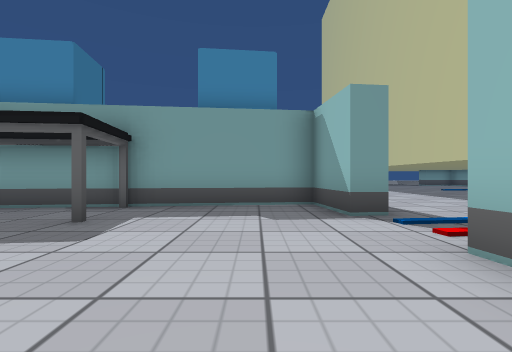
[1] (above)

23 first-person views from a walk through a scene from a Unity 3-D project. The camera is 0.59 m above the floor, looks level and sees 85° across. The floor is counted in squares, 1 m on a side. Each view is taken from the middle of a square. On the plan, view 1 faces up. The plan holds only what a view shows up to about 9 squares ahead; the rest is blank. The place goes on beyond the plan. The player character is not drawn. Door leaves are left out, so doorways stand open. Some surface patterns are stand-ins.

[2]
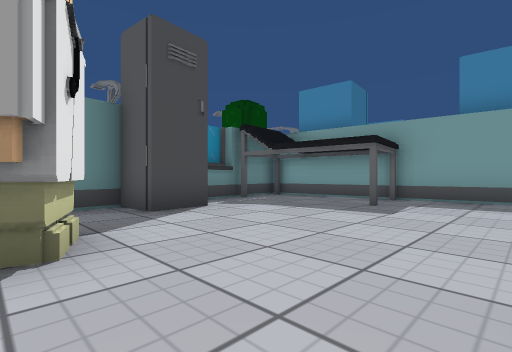

[3]
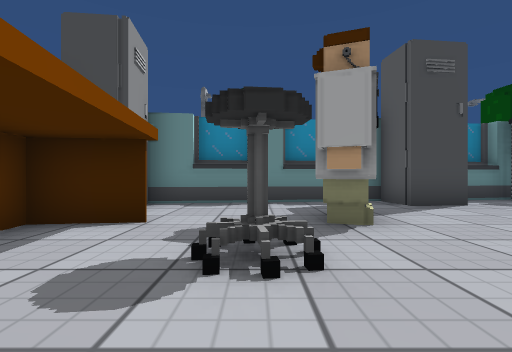

[4]
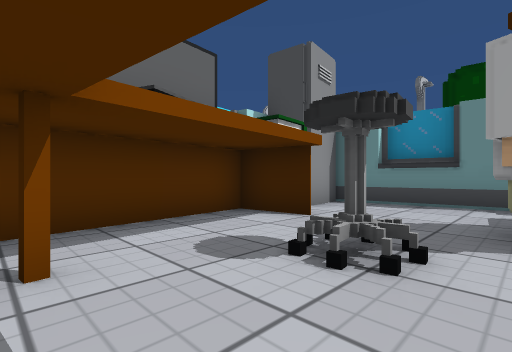

[5]
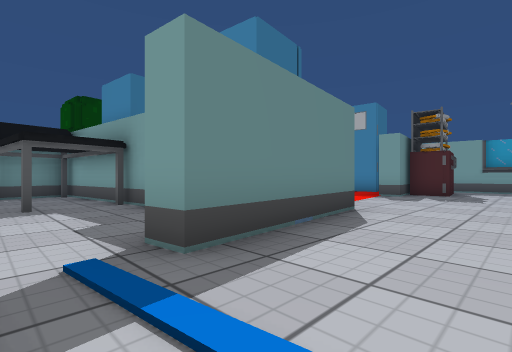

[6]
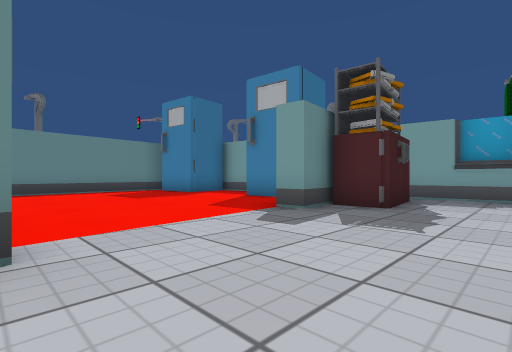

[7]
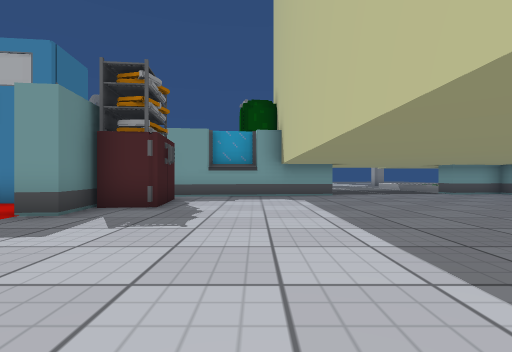

[8]
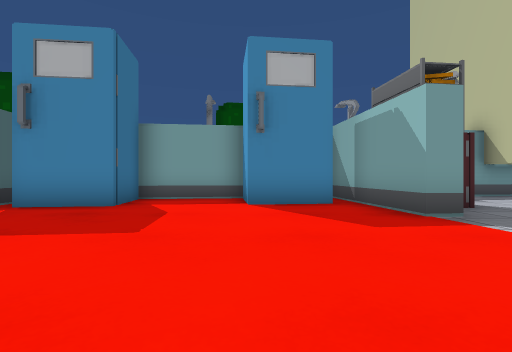

[9]
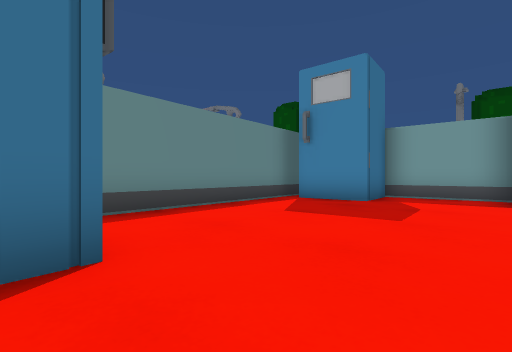

[10]
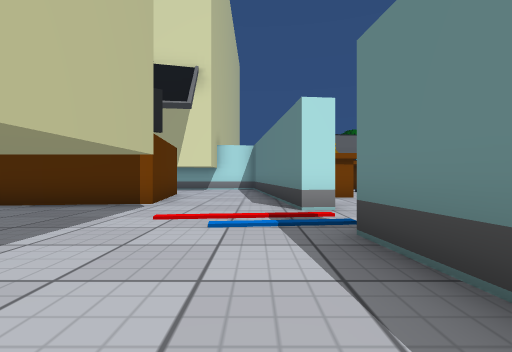

[11]
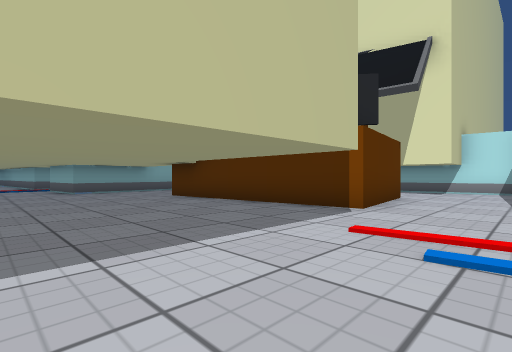

[12]
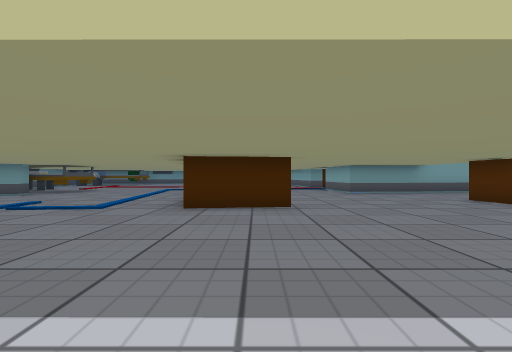

[13]
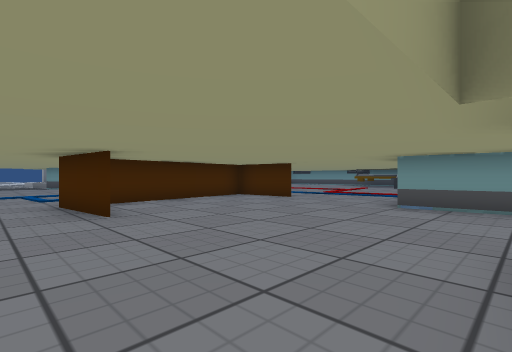

[14]
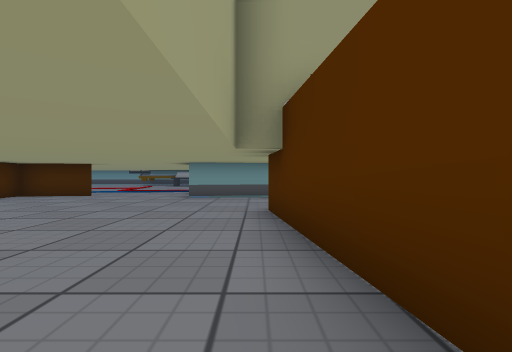

[15]
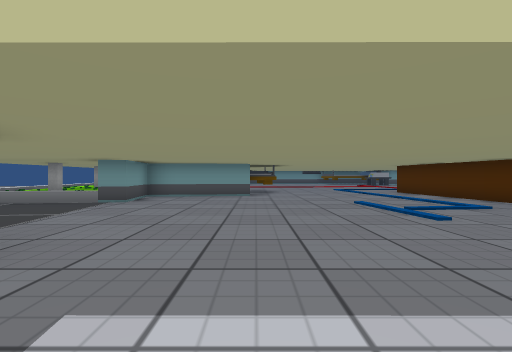

[16]
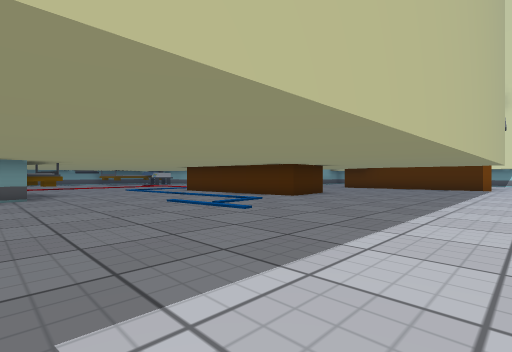

[17]
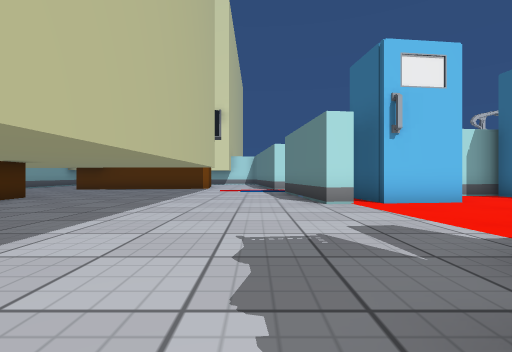

[18]
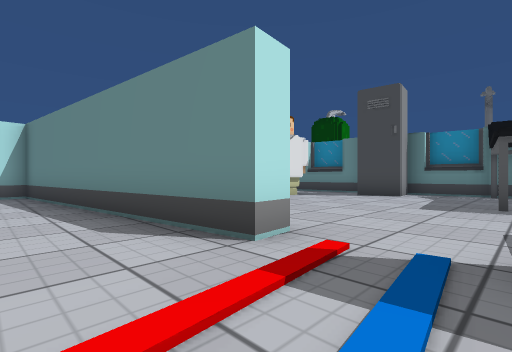

[19]
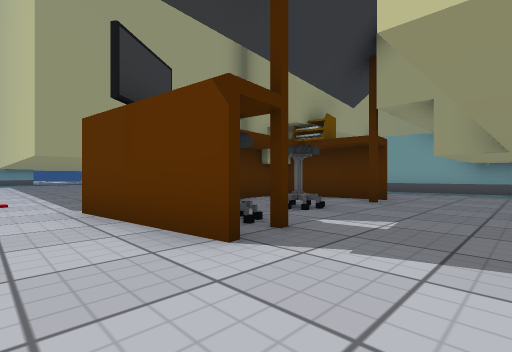

[20]
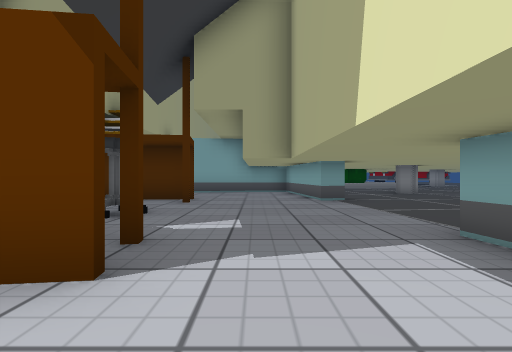

[21]
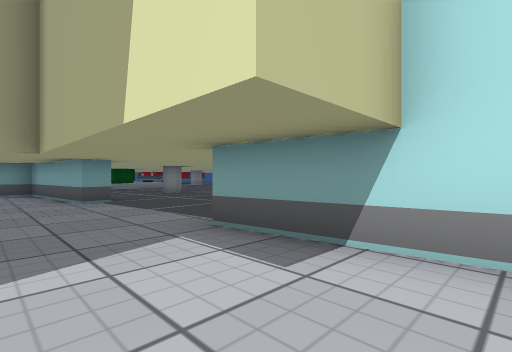

[22]
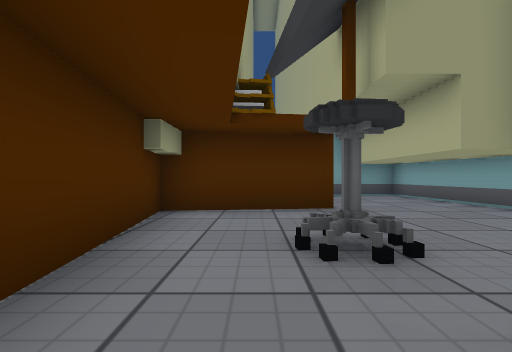

[23]
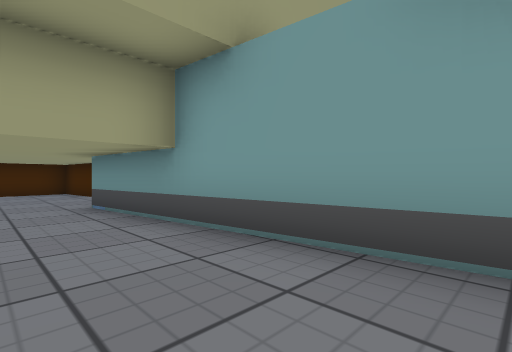

### Floor plan
Key: @ floor where view 1 was taken; # wall or solid block; . main floor; : floor 0.05 m higher than the main floor; D open door; = window, fence, low wall or low ledge; ^ raised ledge; T thing the floor can be seen under or through; A table; O other object.
Columns run from 7 left of view 1 to 15 right of it. Each row starts with its distance up from view 1.
 18                 DD#
 17           ###DDDDD##
 16   #### ###^###DDD..#
 15   #..OO# O..T...D..#
 14 #OO..OO#OO..T......#O O
 13 #.......#...T.......OO.
 12 #.......DDD.T.........
 11 #......DDDDD....:....
 10 #.....DDDDDD....:::..
  9 #......DDDD.T.....AAAA
  8 #.....OODD..T...AAA..A
  7  OOO..OO#...T...A....A.
  6   O#######..T..........
  5  ####....#..T..........
  4  #...#...D..T........#
  3  #......DD::T====....#
  2  #.......#.......##==#
  1  #O......#..#######..#
  0   O....@.#..#.....#..#
 -1  #......O#..#A.A..#..#
 -2  #..#....#...#.......#
 -3  ##...O..##......#####
 -4  #^...... #.###DDD.####
 -5   #O.O... #.##DDDDD#
 -6    O#########   DDD
 -7                  D

Positions as (right, up) in squares from view 1, and headings:
1: (0, 0), facing up
2: (0, -2), facing up-left
3: (1, -3), facing left
4: (1, -2), facing down-left
5: (4, 3), facing up-left
6: (4, 8), facing up-left
7: (4, 8), facing up
8: (-2, 8), facing up
9: (-2, 7), facing up-left
10: (3, 7), facing down
11: (3, 6), facing down-right
12: (4, 7), facing right
13: (8, 2), facing up-right
14: (6, 2), facing right
15: (4, 14), facing right
16: (4, 15), facing down-right
17: (3, 14), facing down
18: (4, 4), facing down-left
19: (4, -4), facing up-right
20: (4, -3), facing right
21: (4, -3), facing down-right
22: (6, 0), facing right
23: (12, -2), facing up-right
